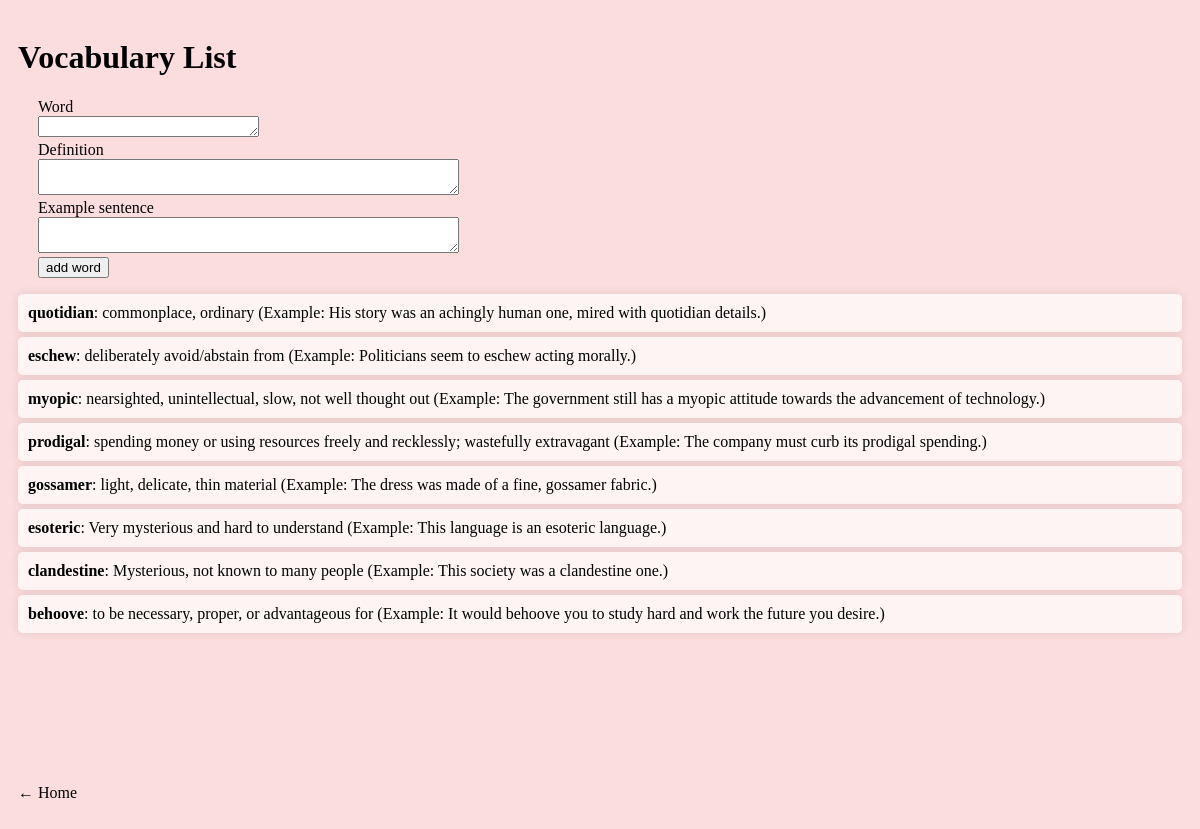
The app's page /vocabulary/ (signed in) with its own data.
### vocab_app/models.py (models this page shows, shortened)
class Vocabulary(models.Model):
    word = models.CharField(max_length=100)
    definition = models.TextField()
    example_sentence = models.TextField()

### vocab_app/views.py (the view)
# urls.py: path('vocabulary/', views.vocabulary_list, name='vocabulary_list'),
@login_required
def vocabulary_list(request):
    if request.method == 'POST':
        word = request.POST.get('word')
        definition = request.POST.get('definition')
        example_sentence = request.POST.get('example_sentence')
        Vocabulary.objects.create(word=word, definition=definition, example_sentence=example_sentence)
        return redirect('vocabulary_list')
    vocabularies = Vocabulary.objects.all()
    return render(request, 'vocab_app/vocabulary_list.html', {'vocabularies': vocabularies})

### vocab_app/templates/vocab_app/vocabulary_list.html (shortened to what this page needs)
<!DOCTYPE html>
<html>
<head>
</head>
<body>
    <main>
        <h1>Vocabulary List</h1>
        <div class="word_entry">
        <form method="post">
            Word<br>
            <textarea name="word" rows="1" cols="25"></textarea><br>
            Definition<br>
            <textarea name="definition" rows="2" cols="50"></textarea><br>
            Example sentence<br>
            <textarea name="example_sentence" rows="2" cols="50"></textarea><br>
            <input type="submit" value="add word">
        </form>
        </div>
        <ul>
            {% for vocab in vocabularies %}
                <li class="vocab"><strong>{{ vocab.word }}</strong>: {{ vocab.definition }} (Example: {{ vocab.example_sentence }})
                </li>
            {% endfor %}
        </ul>
    </main>
    <footer>
        <p><a href="{% url 'home' %}">&larr; Home</a></p>
    </footer>
</body>
</html>

### vocab_app/templates/vocab_app/vocabulary_list.html (style rules this page uses)
body { display: flex; flex-direction: column; min-height: 100vh; background-color: #fcdddd; padding: 10px; }
main { flex: 1; }
footer { padding-left: 10px 0; text-align: left; position: relative; bottom: 0; width: 100%; }
footer a { color: #000000; text-decoration: none; font-size: 16px; }
ul { list-style-type: none; padding: 0; }
li.vocab { position: relative; padding: 10px; margin: 5px 0; background-color: rgba(255, 255, 255, 0.698); border-radius: 5px; box-shadow: 0 0 10px rgba(0, 0, 0, 0.1); }
.word_entry { padding-left: 20px; }

### records on screen
Vocabulary: word "quotidian", definition "commonplace, ordinary", example_sentence "His story was an achingly human one, mired with quotidian details."
Vocabulary: word "eschew", definition "deliberately avoid/abstain from", example_sentence "Politicians seem to eschew acting morally."
Vocabulary: word "myopic", definition "nearsighted, unintellectual, slow, not well thought out", example_sentence "The government still has a myopic attitude towards the advancement of technology."
Vocabulary: word "prodigal", definition "spending money or using resources freely and recklessly; wastefully extravagant", example_sentence "The company must curb its prodigal spending."
Vocabulary: word "gossamer", definition "light, delicate, thin material", example_sentence "The dress was made of a fine, gossamer fabric."
Vocabulary: word "esoteric", definition "Very mysterious and hard to understand", example_sentence "This language is an esoteric language."
Vocabulary: word "clandestine", definition "Mysterious, not known to many people", example_sentence "This society was a clandestine one."
Vocabulary: word "behoove", definition "to be necessary, proper, or advantageous for", example_sentence "It would behoove you to study hard and work the future you desire."
